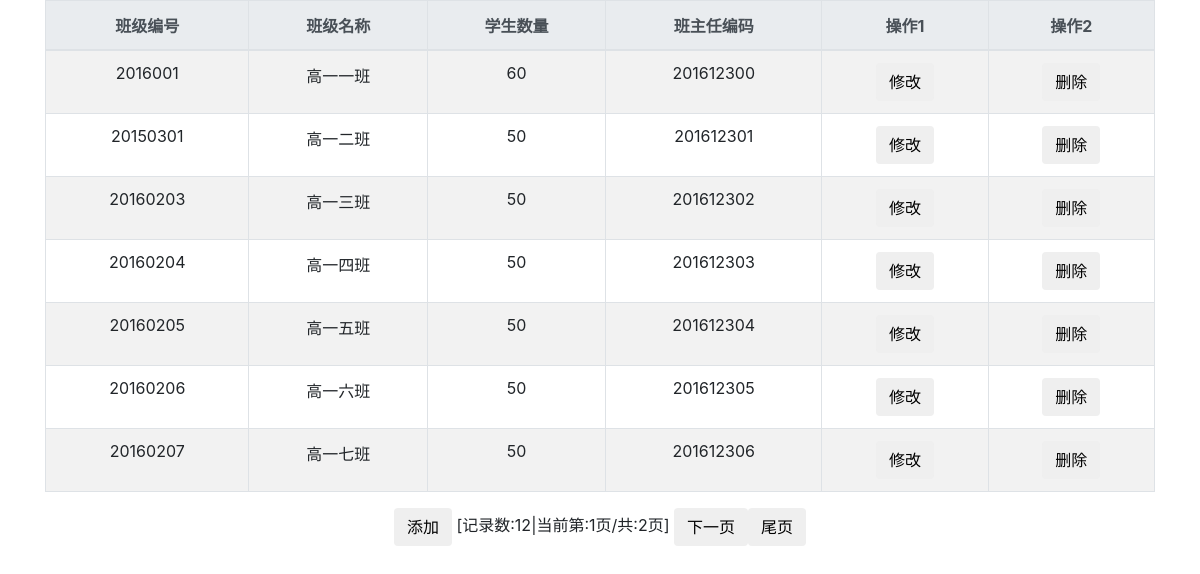
/Admin/classmanagement.php, run on the app's committed database.
### tables this page shows
CREATE TABLE `class` (
  `teacherno` varchar(20) DEFAULT NULL COMMENT '班主任编号',
  `classno` varchar(8) NOT NULL COMMENT '班级编号',
  `classname` varchar(20) NOT NULL COMMENT '班级名称',
  `student_num` int(11) NOT NULL COMMENT '班级人数',
  `id` int(10) DEFAULT NULL COMMENT '序号',
  PRIMARY KEY (`classno`)
);

### Admin/classmanagement.php (the view, shortened to what this page needs)
<html>
<head>
    <link rel="stylesheet" href="../css/bootstrap.min.css">
</head>
<body>
<?php
if(!isset($_GET['page']))
    $page=1;
else
    $page=$_GET['page'];
$pageSize=7;
$offset=($page-1)*$pageSize;
$sql="select * from class";
$result=mysqli_query($con,$sql);
$rownum=mysqli_num_rows($result);
$pageCount=ceil($rownum/$pageSize);
$sql=$sql." limit $offset,$pageSize";
$result=mysqli_query($con,$sql);
$num_result = $result->num_rows;
?>
<div class="container">
    <table class="table table-striped table-bordered table-condensed table-hover">
        <thead class="thead-light" align="center">
        <tr>
            <th align="center">班级编号</th>
            <th align="center">班级名称</th>
            <th align="center">学生数量</th>
            <th align="center">班主任编码</th>
            <th align="center">操作1</th>
            <th align="center">操作2</th>
        </tr>
        </thead>
        <?php
        for($i=0;$i<$num_result;$i++) {
            $array = mysqli_fetch_array($result);
            ?>
            <tr>
                <td align="center"><?php echo $array['classno']?></td>
                <td align="center"><?php echo $array['classname']?></td>
                <td align="center"><?php echo $array['student_num']?></td>
                <td align="center"><?php echo $array['teacherno']?></td>
                <td align="center"><a href='classmanagement/change.php?id=<?php echo $array['id'];?>'><input type="submit" name="del" class="btn" value="修改"/></a></td>
                <td align="center"><a href='classmanagement/delet.php?id=<?php echo $array['id'];?>'><input type="submit" name="del" class="btn" value="删除"/></a></td>
            </tr>
            <?php
        }
        ?>
    </table>
</div>
<div align="center">
            <span>
                <a href="classmanagement/add.php"><input name="addNew" type="button" class="btn" value="添加" /></a>
            </span>
    <span align="center">
                [记录数:<?php echo $rownum ?>|当前第:<?php echo $page ?>页/共:<?php echo $pageCount?>页]
            </span>
    <apan align="center">
        <?php
        if($page<$pageCount) {
            echo "<a href=classmanagement.php?page=" . ($page + 1) . "><input class='btn' type='submit' value='下一页'></a>";
            echo "<a href=classmanagement.php?page=$pageCount><input class='btn' type='submit' value='尾页'></a>";
        }
        ?>
    </apan>
</div>
</body>
</html>

### data on the page
class: classno "2016001", classname "高一一班", student_num "60", teacherno "201612300"
class: classno "20150301", classname "高一二班", student_num "50", teacherno "201612301"
class: classno "20160203", classname "高一三班", student_num "50", teacherno "201612302"
class: classno "20160204", classname "高一四班", student_num "50", teacherno "201612303"
class: classno "20160205", classname "高一五班", student_num "50", teacherno "201612304"
class: classno "20160206", classname "高一六班", student_num "50", teacherno "201612305"
class: classno "20160207", classname "高一七班", student_num "50", teacherno "201612306"

### other printed values
$rownum "12"
$page "1"
$pageCount "2"
